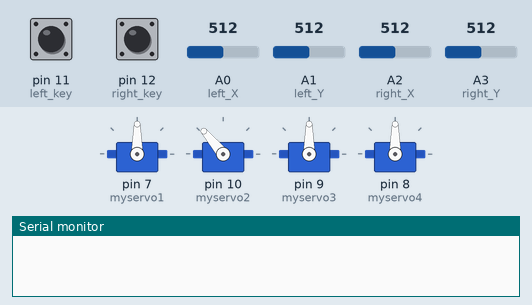
This sketch was run on a simulated Arduino Uno, built with avr-gcc and run on an emulated ATmega328P. Parts: 4 × servo, the last lines printed to the serial monitor. The test bench sets the inputs (shaded band); at power-on: A0 (left_X) = 512, A1 (left_Y) = 512, pin 12 (right_key) LOW, A2 (right_X) = 512, pin 11 (left_key) LOW, A3 (right_Y) = 512.

Above: at 2.7 s.
2.8 s: A0 (left_X) set to 53
4.3 s: A0 (left_X) set to 47
At 5.5 s:
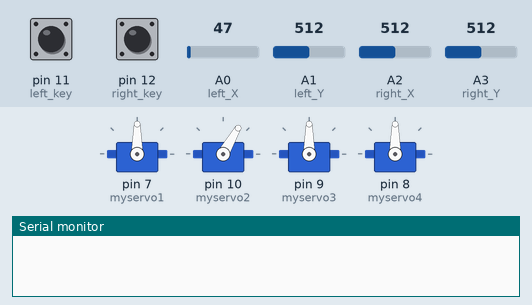
6.7 s: A1 (left_Y) set to 52
8.2 s: A1 (left_Y) set to 45
At 10.7 s:
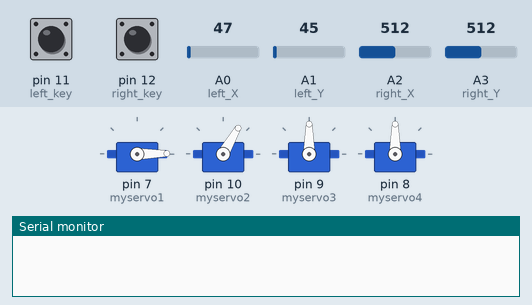
11.2 s: pin 12 (right_key) pulled HIGH for 1 s
At 14.3 s:
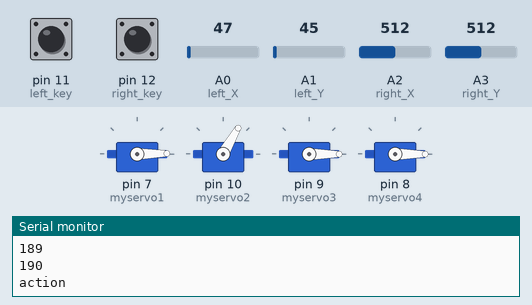
15.0 s: A2 (right_X) set to 54
16.5 s: A2 (right_X) set to 46
At 21.2 s:
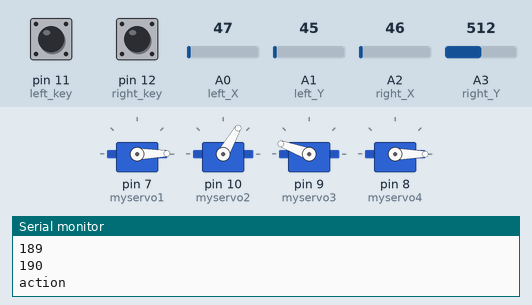
Timing chart, 0 to 22.3 s (numbered marks = the images above; inputs shaded):
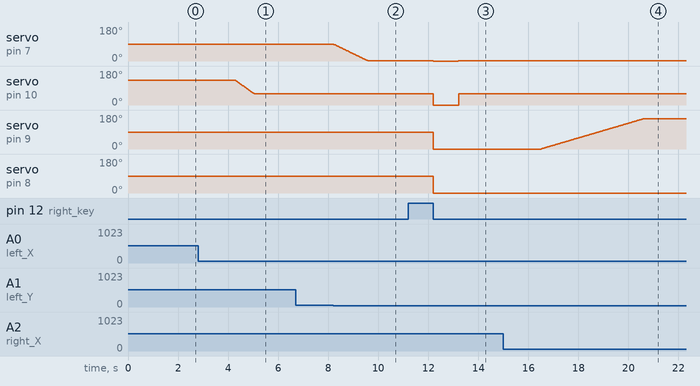

The sketch:

4_4_Teaching_function1.ino
```cpp
#include <Servo.h>  //Add the steering gear library file
Servo myservo1;  // create servo object to control a servo
Servo myservo2;
Servo myservo3;
Servo myservo4;

int pos1=90, pos2=130, pos3=90, pos4=90;  // Arm initialization Angle
const int left_X = A0; //Define the pins for the left rocker module
const int left_Y = A1;
const int left_key = 11;

const int right_X = A2; //Define the pins for the right rocker module
const int right_Y = A3;
const int right_key = 12;

int x1,y1,z1;  //Defines a variable that holds the remote sensing values that have been read
int x2,y2,z2;
boolean flag = 0;
boolean flag2 = 0;
int count = 0;
int i = 0;
int s1,s2,s3,s4;  //Define four variables to hold the Angle value


void setup()
{
  //initialization
  myservo1.write(pos1);
  myservo2.write(pos2);
  myservo3.write(pos3);
  myservo4.write(pos4);
  delay(1500);

  pinMode(right_key, INPUT);   //Set the left and right buttons to input status
  pinMode(left_key, INPUT);
  Serial.begin(9600); //  Example Set the baud rate to 9600
}

void loop()
{
  //Connect the steering gear pins
  myservo1.attach(7);
  myservo2.attach(10);
  myservo3.attach(9);
  myservo4.attach(8);

  //Read the value of the rocker module
  x1 = analogRead(left_X);
  y1 = analogRead(left_Y);
  z1 = digitalRead(left_key);
  x2 = analogRead(right_X);
  y2 = analogRead(right_Y);
  z2 = digitalRead(right_key);
  //delay(5);  //Slow down

  if(z2 == 1) {  //Determine whether the right joystick key is pressed
    delay(10); //Elimination of error
    z2 = digitalRead(right_key);
    if(z2 == 1) {
      flag2 = 1;
      while(flag2 == 1) {
        i++;
        delay(5);
        z2 = digitalRead(right_key);  //Read the value on the right z-axis
        if(z2 == 0) {  //Key release
          flag2 = 0;
        }
        Serial.println(i);
      }
      if(i > 150) {  //The button on the right is long pressed
        Serial.println("action");
        flag = 0;  //Exit loop
        flag2 = 0;
        i = 0;
        myservo1.write(s1);
        myservo2.write(s2);
        myservo3.write(s3);
        myservo4.write(s4);
        delay(1000);
        pos1 = s1;
        pos2 = s2;
        pos3 = s3;
        pos4 = s4;
      }
      else if((i>10) && (i<150)) {  //Short press
        Serial.println("memory");
        s1=myservo1.read();  //Read the current Angle value of each steering gear
        s2=myservo2.read();
        s3=myservo3.read();
        s4=myservo4.read();
        Serial.print("angle = ");
        Serial.println(pos1);
        flag = 0;  //Exit loop
        flag2 = 0;
        i = 0;
      }
      else {
        flag = 0;  //Exit loop
        flag2 = 0;
        i = 0;
      }
    }
  }

  //Mechanical claw function
  claw();
  //Base rotation
  base();
  //Right-hand steering gear
  right_ser();
  //Left-hand steering gear
  left_ser();
  //Add button control whether to release the steering gear function,
  //avoid the steering gear for a long time and damage
  if(z1 == 1)  //If the left joystick key is pressed
  {
    flag = 1;
    flag2 = 1;
    while(flag == 1)
    {
      //Release the steering gear to avoid damage caused by long working time
      release_servo();
      z2 = digitalRead(right_key);  //Read the value on the right z-axis
      if(z2 == 1) {  //The button on the right is pressed
        delay(10); //Elimination of error
        if(z2 == 1) {
          while(flag2 == 1) {
            i++;
            delay(5);
            z2 = digitalRead(right_key);  //Read the value on the right z-axis
            if(z2 == 0) {  //The right button is released
              flag2 = 0;
            }
            Serial.println(i);
          }
          if(i > 100) {  //The button on the right is long pressed
            flag = 0;  //Exit loop
            i = 0;
          } else {
            flag2 = 1; //Maintenance cycle
            flag = 1;  //Maintenance cycle
            i = 0;
          }

        }
      }
    }
  }
}

//Mechanical claw function
void claw()
{
  //爪子
  if(y2<50) //If you flip the remote sensing on the right to the right
  {
    pos4=pos4+1;  //The Angle value of the current steering gear 4 is increased by 1
    if(pos4>90)  //At 90 degrees, the mechanical claw is completely closed
    {            //（Change the value according to the actual situation）
      pos4=90;
    }
    //Serial.println(pos4);
    myservo4.write(pos4);  //Steering gear 4 perform the action and gradually close the claws
    delay(8);  //Adjust the speed of the steering gear
  }
  if(y2>1000)   //If you flip the remote sensing on the right to the left
  {
    pos4=pos4-1;  //Current Angle value of steering gear 4
    if(pos4 < 0)  //0 degrees is the maximum Angle
    {
      pos4=0;
    }
    //Serial.println(pos4);
    myservo4.write(pos4); //Steering gear 4 Perform the action and gradually open the claws
    delay(8);  //Adjust the speed of the steering gear
  }
}

 //A function that controls the rotation of the base
void base()
{
  if(y1<50)  //If you flip the remote sensing on the left to the right
  {
    pos1=pos1-1;  //So pos1 minus 1
    if(pos1<1)   //Limit the Angle of the right turn
    {
      pos1=1;
    }
    myservo1.write(pos1);  //Steering gear 1 performs the action, and the mechanical arm rotates to the right
    delay(5);  //Adjust the speed of the steering gear
  }
  if(y1>1000)  //If you flip the left remote to the left
  {
    pos1=pos1+1;  //So pos1 adds 1 to itself
    if(pos1>180)  //Limit the Angle of left turn
    {
      pos1=180;
    }
    myservo1.write(pos1);  //Mechanical arm to the left
    delay(5);  //Adjust the speed of the steering gear
  }
}

//Right-hand steering gear
void right_ser()
{
  if(x2<50) //If the remote sensing on the right goes to the front
  {
    pos3=pos3+1;
    if(pos3>160)  //Limiting Angle
    {
      pos3=160;
    }
    myservo3.write(pos3); //Right steering gear swing rod forward
    delay(10);  //Adjust the speed of the steering gear
  }
  if(x2>1000)  //If the remote sensing on the right goes to the back
  {
    pos3=pos3-1;
    if(pos3<60)  //Limit the Angle of descent
    {
      pos3=60;
    }
    myservo3.write(pos3);  //Right steering gear swing back
    delay(10);  //Adjust the speed of the steering gear
  }
}

//Left steering gear
void left_ser()
{
  if(x1<50)  //If the remote sensing on the left goes to the front
  {
    pos2=pos2-1;
    if(pos2<60)   //Limit the Angle of forward swing
    {
      pos2=60;
    }
    myservo2.write(pos2);  //Left steering gear swing forward
    delay(10);  //Adjust the speed of the steering gear
  }
  if(x1>1000)  //If the remote sensing on the left goes back
  {
    pos2=pos2+1;
    if(pos2>170)  //Limit the Angle of swing back
    {
      pos2=160;
    }
    myservo2.write(pos2);  //Left steering gear swing back
    delay(10);   //Adjust the speed of the steering gear
  }
}
//Release steering gear
void release_servo() {
  delay(500);
  myservo1.detach();  //Release steering gear
  myservo2.detach();
  myservo3.detach();
  myservo4.detach();
}
```

Measured:
- the behaviour switches between 50 and 49 on A0 (left_X) (found by bisection; images 0 and 1)
- the behaviour switches between 50 and 49 on A1 (left_Y) (found by bisection; images 1 and 2)
- the behaviour switches between 50 and 49 on A2 (right_X) (found by bisection; images 3 and 4)
- after the input at 2.8 s, every drawn part: stays the same
- after the input at 4.3 s, servo on pin 10 (myservo2): moves from 130° to 60° over 0.74 s, starting at once
- after the input at 6.7 s, every drawn part: stays the same
- after the input at 8.2 s, servo on pin 7 (myservo1): moves from 90° to 1° over 1.4 s, starting at once
- after the input at 11.2 s, servo on pin 7 (myservo1): 1° → 0° after 1.0 s, → 1° 1.0 s later; servo on pin 10 (myservo2): 60° → 0° after 1.0 s, → 60° 1.0 s later; servo on pin 9 (myservo3), servo on pin 8 (myservo4): 90° → 0° after 1.0 s
- after the input at 15.0 s, every drawn part: stays the same
- after the input at 16.5 s, servo on pin 9 (myservo3): moves from 0° to 160° over 4.1 s, starting at once
